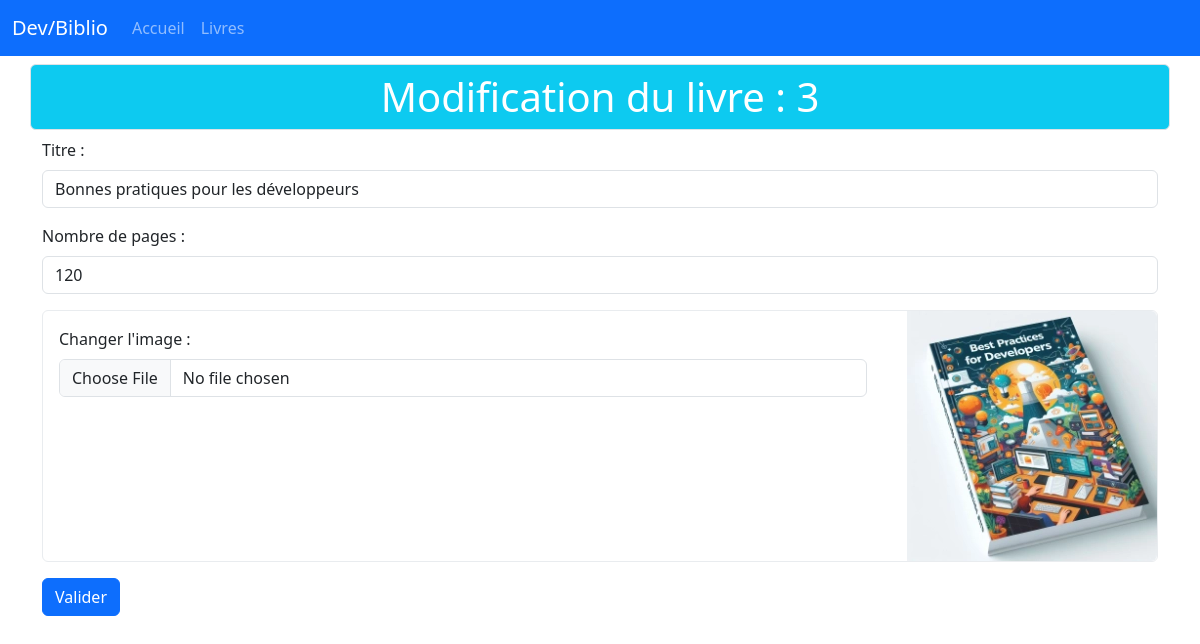
/livres/update/3, run on the app's committed database.
### tables this page shows
CREATE TABLE IF NOT EXISTS `livres` (
  `id` int NOT NULL AUTO_INCREMENT,
  `titre` varchar(150) NOT NULL,
  `nbPages` int NOT NULL,
  `image` varchar(150) NOT NULL,
  PRIMARY KEY (`id`)
);

### controllers/LivresController.controller.php (called while the page is built, shortened)
<?php
require_once "models/LivreManager.class.php";
class LivresController
{
    private LivreManager $livreManager;
    public function __construct()
    {
        $this->livreManager = new LivreManager;
        $this->livreManager->loadLivres();
    }
    public function updateLivre(int $id): void
    {
        $livre = $this->livreManager->getLivreById($id);
        require_once "views/updateLivre.view.php";
    }
}

### models/Livre.class.php (called while the page is built, shortened)
<?php
class Livre
{
    private int $id;
    private string $titre;
    private int $nbPages;
    private string $image;
    public function __construct(int $id, string $titre, int $nbPages, string $image)
    {
        $this->id = $id;
        $this->titre = $titre;
        $this->nbPages = $nbPages;
        $this->image = $image;
    }
    public function getId(): int
    {
        return $this->id;
    }
    public function getTitre(): string
    {
        return $this->titre;
    }
    public function getNbPages(): int
    {
        return $this->nbPages;
    }
    public function getImage(): string
    {
        return $this->image;
    }
}

### config/config.php (called while the page is built)
<?php
$config = [
    'database' => [
        'db_host' => 'localhost',
        'db_name' => 'tdb_biblio',
        'db_port' => '3306',
        'db_char' => 'utf8',
        'db_user' => 'root',
        'db_pass' => 'root'
    ]
];

### models/Model.class.php (called while the page is built, shortened)
<?php
abstract class Model
{
    private static ?PDO $pdo = null;
    private static function setBdd(): void
    {
        require_once 'config/config.php';
        $dsn = "mysql:host={$config['database']['db_host']};
                dbname={$config['database']['db_name']};
                charset={$config['database']['db_char']};
                port={$config['database']['db_port']}";
        self::$pdo = new PDO($dsn, $config['database']['db_user'], $config['database']['db_pass']);
        self::$pdo->setAttribute(PDO::ATTR_ERRMODE, PDO::ERRMODE_WARNING);
    }
    protected function getBdd(): PDO
    {
        return self::$pdo;
    }
}

### models/LivreManager.class.php (called while the page is built, shortened)
<?php
require_once "Model.class.php";
require_once "Livre.class.php";
class LivreManager extends Model
{
    private array $listeLivres = [];
    public function addLivre(Livre $livre): void
    {
        $this->listeLivres[] = $livre;
    }
    public function loadLivres(): void
    {
        $req = $this->getBdd()->prepare("SELECT * FROM livres");
        $req->execute();
        $livresDepuisBDD = $req->fetchAll(PDO::FETCH_ASSOC);
    }
    public function getLivreById(int $id): Livre
    {
        foreach ($this->listeLivres as $livre) {
            if ($livre->getId() === $id) {
                return $livre;
            }
        }
        throw new Exception("Le livre n'existe pas");
    }
}

### views/updateLivre.view.php (the view, shortened to what this page needs)
<div class="row">
    <form action="<?= URL ?>livres/updatevalid" method="post" enctype="multipart/form-data">
        <fieldset>
            <div class="mb-3">
                <label for="titre" class="form-label">Titre : </label>
                <input type="text" name="titre" value="<?= $livre->getTitre() ?>" id="titre" class="form-control">
            </div>
            <div class="mb-3">
                <label for="nbPages" class="form-label">Nombre de pages : </label>
                <input type="number" min="0" step="1" name="nbPages" value="<?= $livre->getNbPages() ?>" id="nbPages" class="form-control">
            </div>
            <div class="mb-3">
                <div class="card px-0 border border-light-subtle">
                    <div class="row flex-md-row-reverse">
                        <div class="col-auto">
                            <img src="<?= URL ?>/public/assets/images/<?= $livre->getImage() ?>" class="img-fluid rounded-end" alt="Couverture de <?= $livre->getTitre() ?>" />
                        </div>
                        <div class="col">
                            <div class="card-body">
                                <label for="image" class="form-label">Changer l'image : </label>
                                <input type="file" name="image" id="image" class="form-control">
                            </div>
                        </div>
                    </div>
                </div>
            </div>
            <button type="submit" class="btn btn-primary">Valider</button>
        </fieldset>
    </form>
</div>
<?php
$content = ob_get_clean();
$titre = "Modification du livre : {$livre->getId()}";
require_once "template.php";
?>

### views/template.php (shortened to what this page needs)
<!DOCTYPE html>
<html lang="en">
<head>
    <link href="https://cdn.jsdelivr.net/npm/bootstrap@5.3.3/dist/css/bootstrap.min.css" rel="stylesheet">
</head>
<body>
</body>
<head>
    <nav class="navbar navbar-expand-lg bg-primary" data-bs-theme="dark">
        <div class="container-fluid">
            <a class="navbar-brand" href="<?= URL ?>accueil">Dev/Biblio</a>
            <div class="collapse navbar-collapse" id="navbarColor01">
                <ul class="navbar-nav me-auto">
                    <li class="nav-item">
                        <a class="nav-link" href="<?= URL ?>accueil">Accueil</a>
                    </li>
                    <li class="nav-item">
                        <a class="nav-link" href="<?= URL ?>livres">Livres</a>
                    </li>
                </ul>
            </div>
        </div>
    </nav>
</head>
<main>
    <div class="container">
        <section>
            <div class="row">
                <h1 class="border rounded my-2 p-2 text-center text-white bg-info"><?= $titre ?></h1>
            </div>
            <?= $content ?>
        </section>
    </div>
</main>
</html>

### data on the page
livres: id "Modification du livre : 3", titre "Bonnes pratiques pour les développeurs", nbPages "120", image (picture)
